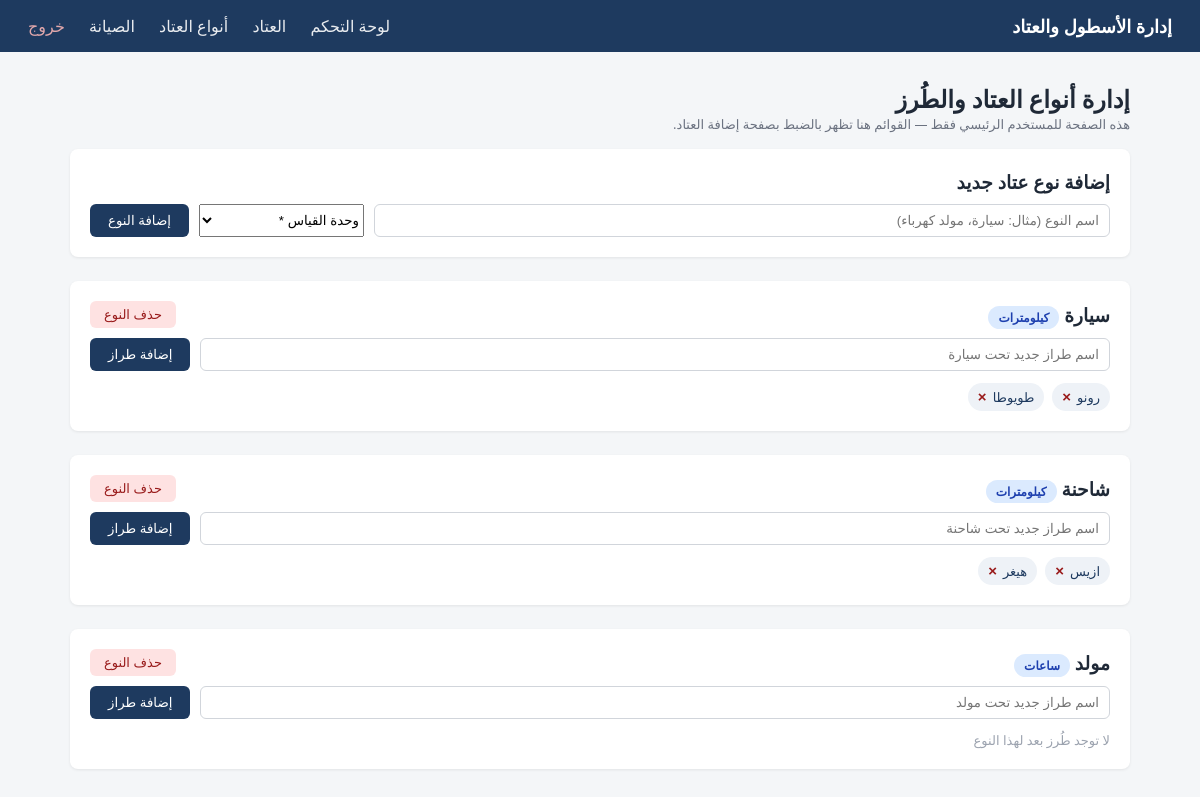
The page /equipment-types (signed in) on the database its author committed.
### app/modules/equipment_types/models.py (models this page shows)
class EquipmentType(Base, TimestampMixin):
    __tablename__ = "equipment_types"
    id = Column(Integer, primary_key=True, index=True)
    name = Column(String(80), unique=True, nullable=False)
    measurement_unit = Column(String(10), nullable=False)  # "km" أو "hours" — إجباري، بدون قيمة افتراضية
    models = relationship(
        "EquipmentModel", back_populates="equipment_type", cascade="all, delete-orphan"
    )

class EquipmentModel(Base, TimestampMixin):
    __tablename__ = "equipment_models"
    __table_args__ = (
        UniqueConstraint("equipment_type_id", "name", name="uq_model_per_type"),
    )
    id = Column(Integer, primary_key=True, index=True)
    name = Column(String(80), nullable=False)
    equipment_type_id = Column(Integer, ForeignKey("equipment_types.id"), nullable=False)
    equipment_type = relationship("EquipmentType", back_populates="models")

### app/modules/equipment_types/router.py (the view)
@router.get("/equipment-types", response_class=HTMLResponse)
def types_page(
    request: Request,
    db: Session = Depends(get_db),
    current_user: User = Depends(require_role(Role.ADMIN)),
):
    types = services.list_types(db)
    return templates.TemplateResponse(
        "types_list.html",
        {"request": request, "types": types, "user": current_user},
    )

### app/modules/equipment_types/templates/types_list.html (shortened to what this page needs)
{% extends "base.html" %}
{% block content %}
<h2>إدارة أنواع العتاد والطُرز</h2>
<p class="page-hint">هذه الصفحة للمستخدم الرئيسي فقط — القوائم هنا تظهر بالضبط بصفحة إضافة العتاد.</p>
<div class="card">
    <h3>إضافة نوع عتاد جديد</h3>
    <form method="post" action="/equipment-types/create" class="inline-form">
        <input type="text" name="name" placeholder="اسم النوع (مثال: سيارة، مولد كهرباء)" required>
        <select name="measurement_unit" required>
            <option value="">وحدة القياس *</option>
        </select>
        <button type="submit">إضافة النوع</button>
    </form>
</div>
{% for t in types %}
<div class="card type-card">
    <div class="type-card-header">
        <h3>{{ t.name }}
            <span class="badge badge-status-in_mission">{{ "كيلومترات" if t.measurement_unit == "km" else "ساعات" }}</span>
        </h3>
        <form method="post" action="/equipment-types/{{ t.id }}/delete" onsubmit="return confirm('حذف هذا النوع سيحذف كل طُرزه المرتبطة، متأكد؟');">
            <button type="submit" class="btn-danger">حذف النوع</button>
        </form>
    </div>
    <form method="post" action="/equipment-types/models/create" class="inline-form">
        <input type="text" name="name" placeholder="اسم طراز جديد تحت {{ t.name }}" required>
        <button type="submit">إضافة طراز</button>
    </form>
    <div class="model-chips">
        {% for m in t.models %}
        <span class="chip">
            {{ m.name }}
            <form method="post" action="/equipment-types/models/{{ m.id }}/delete" class="chip-delete-form">
                <button type="submit" title="حذف">×</button>
            </form>
        </span>
        {% else %}
        <span class="empty-inline">لا توجد طُرز بعد لهذا النوع</span>
        {% endfor %}
    </div>
</div>
{% else %}
<div class="card"><p class="empty">لا توجد أنواع عتاد مسجّلة بعد. أضف أول نوع بالأعلى.</p></div>
{% endfor %}
{% endblock %}

### static/css/style.css (style rules this page uses)
* { box-sizing: border-box; margin: 0; padding: 0; }
body { font-family: "Segoe UI", Tahoma, sans-serif; background: #f4f6f8; color: #1f2937; }
.card { background: #fff; border-radius: 8px; padding: 20px; margin-bottom: 24px; box-shadow: 0 1px 3px rgba(0,0,0,0.08); }
.inline-form { display: flex; gap: 10px; flex-wrap: wrap; margin-top: 10px; }
.inline-form input { padding: 8px 10px; border: 1px solid #d1d5db; border-radius: 6px; flex: 1; min-width: 140px; }
button { background: #1e3a5f; color: #fff; border: none; padding: 9px 18px; border-radius: 6px; cursor: pointer; }
.badge { padding: 3px 10px; border-radius: 12px; font-size: 12px; background: #e5e7eb; }
.badge-status-in_mission { background: #dbeafe; color: #1e40af; }
.btn-danger { background: #fee2e2; color: #991b1b; border: none; padding: 6px 14px; border-radius: 6px; cursor: pointer; font-size: 13px; }
.page-hint { color: #6b7280; font-size: 13px; margin-bottom: 16px; }
.type-card-header { display: flex; justify-content: space-between; align-items: center; margin-bottom: 10px; }
.model-chips { display: flex; flex-wrap: wrap; gap: 8px; margin-top: 12px; }
.chip { display: inline-flex; align-items: center; gap: 6px; background: #eef2f7; padding: 5px 10px; border-radius: 16px; font-size: 13px; color: #1e3a5f; }
.chip-delete-form { display: inline; }
.chip-delete-form button { background: none; border: none; color: #991b1b; cursor: pointer; font-size: 15px; padding: 0; line-height: 1; font-weight: bold; }
.empty-inline { color: #9ca3af; font-size: 13px; }

### rows shown on the page
EquipmentType: name "سيارة", measurement_unit "كيلومترات", name "اسم طراز جديد تحت سيارة"
EquipmentModel: name "رونو"
EquipmentModel: name "طويوطا"
EquipmentType: name "شاحنة", measurement_unit "كيلومترات", name "اسم طراز جديد تحت شاحنة"
EquipmentModel: name "ازيس"
EquipmentModel: name "هيغر"
EquipmentType: name "مولد", measurement_unit "ساعات", name "اسم طراز جديد تحت مولد"
